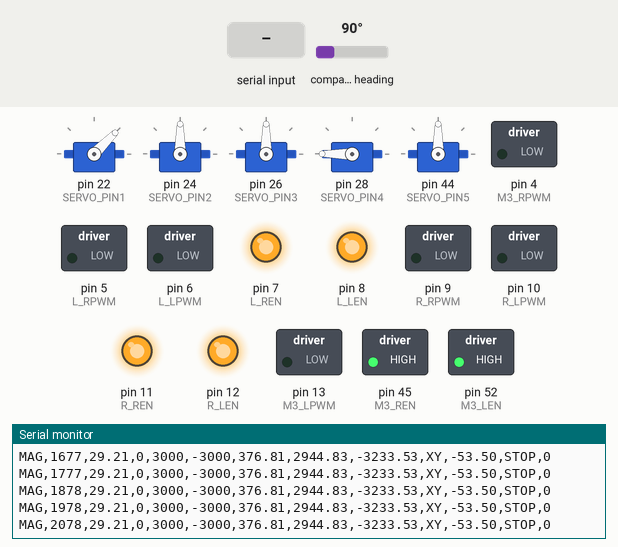
Recording of a sketch running on a simulated Arduino Mega 2560, built with avr-gcc and run on an emulated ATmega2560. Shown: 5 × servo, switched loads named in the sketch (green lamp = pin HIGH), output pins drawn as LEDs (lit = HIGH), the last lines printed to the serial monitor. Wiring (inferred from the names in the program): QMC5883L compass at I2C address 0x0D. The inputs (shaded band) are chosen by the test bench; at power-on: compass heading 90°.

Above: at 2.2 s.
2.3 s: "STOP\n" received over Serial
At 2.31 s:
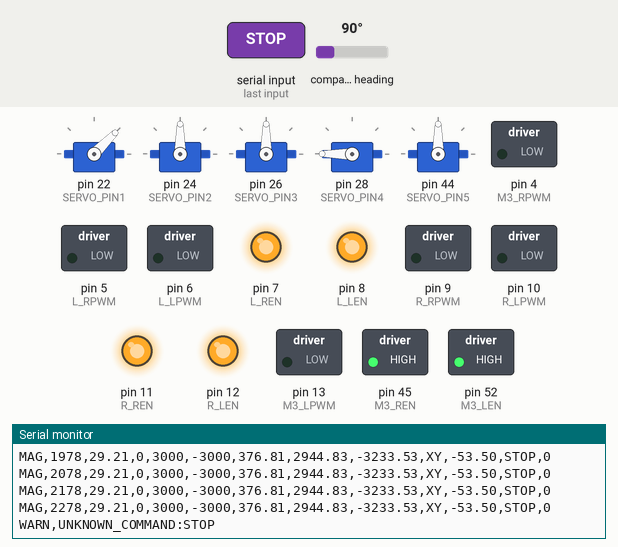
3.8 s: "MOTOR:STOP\n" received over Serial
At 3.81 s:
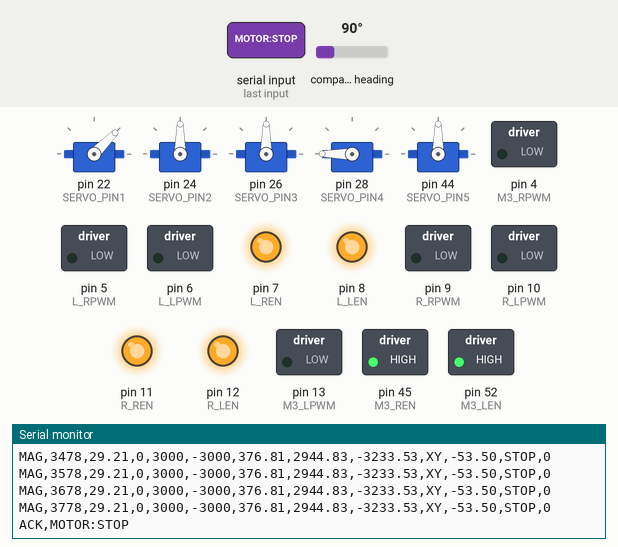
5.3 s: "MOTOR:FWD:\n" received over Serial
At 5.51 s:
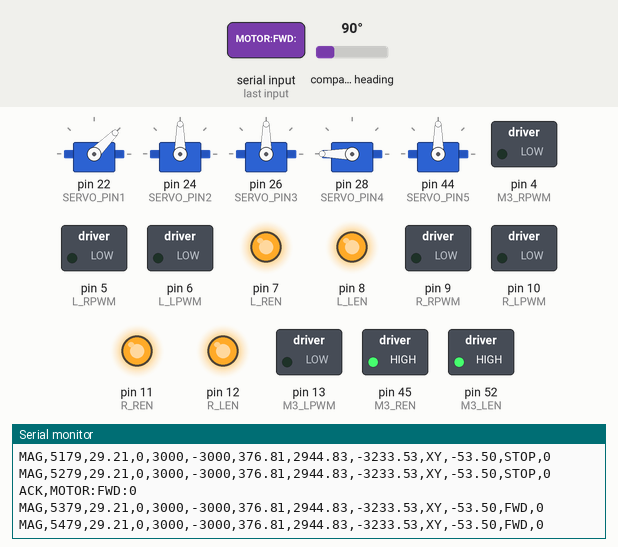

Measured:
- after the input at 2.3 s, the serial monitor: prints a new line at once (image 1)
- after the input at 3.8 s, the serial monitor: prints a new line at once (image 2)

The sketch:

mega.ino
```cpp
#include <Wire.h>
#include <Servo.h>
#include <math.h>

// =======================================================
// ARC'26 Rover Arduino Mega ROS2 Bridge Firmware
// =======================================================
// Raspberry Pi ROS2 tarafı bu formatı bekler:
//
// Telemetry:
// MAG,time_ms,heading,rawX,rawY,rawZ,calX,calY,calZ,plane,offset,motor_mode,pwm
//
// Motor commands:
// MOTOR:STOP
// MOTOR:FWD:<pwm>
// MOTOR:BACK:<pwm>
// MOTOR:LEFT:<pwm>
// MOTOR:RIGHT:<pwm>
//
// Config commands:
// TELEM:ON
// TELEM:OFF
// PLANE:XY
// PLANE:XZ
// PLANE:YZ
// OFFSET:<deg>
// HEADING
// STATUS
// PING
// =======================================================


// =======================================================
// GY-271 ADRESLERİ
// =======================================================
#define QMC5883_ADDR 0x0D
#define HMC5883_ADDR 0x1E

#define SERIAL_BAUD 115200

// Telemetry frekansı
// 100 ms -> yaklaşık 10 Hz
#define TELEMETRY_INTERVAL_MS 100

// Magnetometer ortalama sayısı
// Çok yüksek yaparsan telemetry yavaşlar.
#define SAMPLE_COUNT 8
#define SAMPLE_DELAY_MS 2

// Motor watchdog
// Raspberry'den komut kesilirse motor durur.
#define MOTOR_WATCHDOG_MS 700


// =======================================================
// GY-271 KALİBRASYON DEĞERLERİ
// Senin son kullandığın değerler.
// =======================================================
#define MAG_X_OFFSET -356.50
#define MAG_Y_OFFSET -134.00
#define MAG_Z_OFFSET 55.00

#define MAG_X_SCALE 1.05697
#define MAG_Y_SCALE 0.93964
#define MAG_Z_SCALE 1.05844


// =======================================================
// HEADING AYARLARI
// =======================================================
// 0 = XY, 1 = XZ, 2 = YZ
#define HEADING_PLANE_DEFAULT 0

// Son pratik offset.
// Raspberry arduino_bridge_node zaten OFFSET:-53.5 gönderebilir.
// Burada default da -53.5 yapıldı.
#define HEADING_OFFSET_DEFAULT -53.5


// =======================================================
// MOTOR SÜRÜCÜ PİNLERİ
// =======================================================
const int L_RPWM = 5;
const int L_LPWM = 6;
const int L_REN  = 7;
const int L_LEN  = 8;

const int R_RPWM = 9;
const int R_LPWM = 10;
const int R_REN  = 11;
const int R_LEN  = 12;

// Sondaj / 3. motor
const int M3_RPWM = 4;
const int M3_LPWM = 13;
const int M3_REN  = 45;
const int M3_LEN  = 52;

// Eğer sende sondaj LEN pini 46 ise üstteki 52'yi 46 yap.


// =======================================================
// PWM AYARLARI
// =======================================================
#define PWM_YAVAS 80
#define PWM_HIZLI 200
const int DRILL_PWM = 200;


// =======================================================
// SERVO NESNELERİ
// Eski sistemdeki servo yapısı korunuyor.
// =======================================================
Servo servo1;
Servo servo2;
Servo servo3;
Servo servo4;
Servo servo5;

const int SERVO_PIN1 = 22;
const int SERVO_PIN2 = 24;
const int SERVO_PIN3 = 26;
const int SERVO_PIN4 = 28;
const int SERVO_PIN5 = 44;

int pwm1 = 45;
int pwm2 = 90;
int pwm3 = 90;
int pwm4 = 180;
int pwm5 = 90;

const int JOY_CENTER = 2048;
const int DEADZONE   = 400;
const int STEP       = 2;


// =======================================================
// MAGNETOMETER STATE
// =======================================================
enum MagType {
  MAG_NONE,
  MAG_QMC5883L,
  MAG_HMC5883L
};

MagType magType = MAG_NONE;


// =======================================================
// SYSTEM STATE
// =======================================================
uint8_t activeHeadingPlane = HEADING_PLANE_DEFAULT;
float headingOffsetDeg = HEADING_OFFSET_DEFAULT;

bool telemetryEnabled = true;

unsigned long lastTelemetryMs = 0;
unsigned long lastMotorCommandMs = 0;

String motorMode = "STOP";
int currentMotorPwm = 0;


// =======================================================
// GENEL YARDIMCI FONKSİYONLAR
// =======================================================
float normalizeHeading(float h) {
  while (h >= 360.0) h -= 360.0;
  while (h < 0.0) h += 360.0;
  return h;
}

float angleErrorDeg(float target, float current) {
  float e = target - current;

  while (e > 180.0) e -= 360.0;
  while (e < -180.0) e += 360.0;

  return e;
}

String planeName(uint8_t p) {
  if (p == 0) return "XY";
  if (p == 1) return "XZ";
  return "YZ";
}

String magName() {
  if (magType == MAG_QMC5883L) return "QMC5883L";
  if (magType == MAG_HMC5883L) return "HMC5883L";
  return "NONE";
}

int parsePwmValue(String s) {
  s.trim();
  int pwm = s.toInt();
  pwm = constrain(pwm, 0, 255);
  return pwm;
}


// =======================================================
// I2C / GY-271 FONKSİYONLARI
// =======================================================
bool i2cExists(uint8_t addr) {
  Wire.beginTransmission(addr);
  return Wire.endTransmission() == 0;
}

void write8(uint8_t addr, uint8_t reg, uint8_t val) {
  Wire.beginTransmission(addr);
  Wire.write(reg);
  Wire.write(val);
  Wire.endTransmission();
}

uint8_t readBytes(uint8_t addr, uint8_t reg, uint8_t count, uint8_t *dest) {
  Wire.beginTransmission(addr);
  Wire.write(reg);

  if (Wire.endTransmission(false) != 0) {
    return 0;
  }

  Wire.requestFrom(addr, count);

  uint8_t i = 0;
  while (Wire.available() && i < count) {
    dest[i++] = Wire.read();
  }

  return i;
}

bool initMagnetometer() {
  if (i2cExists(QMC5883_ADDR)) {
    magType = MAG_QMC5883L;

    Serial.println("GY-271 bulundu: QMC5883L, adres 0x0D");

    // QMC5883L:
    // 0x0B: Set/Reset period
    // 0x09: OSR=512, RNG=8G, ODR=200Hz, continuous
    write8(QMC5883_ADDR, 0x0B, 0x01);
    write8(QMC5883_ADDR, 0x09, 0x1D);

    return true;
  }

  if (i2cExists(HMC5883_ADDR)) {
    magType = MAG_HMC5883L;

    Serial.println("GY-271 bulundu: HMC5883L, adres 0x1E");

    write8(HMC5883_ADDR, 0x00, 0x70);
    write8(HMC5883_ADDR, 0x01, 0x20);
    write8(HMC5883_ADDR, 0x02, 0x00);

    return true;
  }

  Serial.println("GY-271 bulunamadi.");
  magType = MAG_NONE;
  return false;
}

bool readRawMagnetometer(int16_t &rawX, int16_t &rawY, int16_t &rawZ) {
  if (magType == MAG_NONE) return false;

  if (magType == MAG_QMC5883L) {
    uint8_t b[6] = {0};

    if (readBytes(QMC5883_ADDR, 0x00, 6, b) < 6) {
      return false;
    }

    rawX = ((int16_t)b[1] << 8) | b[0];
    rawY = ((int16_t)b[3] << 8) | b[2];
    rawZ = ((int16_t)b[5] << 8) | b[4];

    return true;
  }

  if (magType == MAG_HMC5883L) {
    uint8_t b[6] = {0};

    if (readBytes(HMC5883_ADDR, 0x03, 6, b) < 6) {
      return false;
    }

    rawX = ((int16_t)b[0] << 8) | b[1];
    rawZ = ((int16_t)b[2] << 8) | b[3];
    rawY = ((int16_t)b[4] << 8) | b[5];

    return true;
  }

  return false;
}

bool readCalibrated(
  float &rawXAvg,
  float &rawYAvg,
  float &rawZAvg,
  float &calX,
  float &calY,
  float &calZ
) {
  long sx = 0;
  long sy = 0;
  long sz = 0;
  int count = 0;

  for (int i = 0; i < SAMPLE_COUNT; i++) {
    int16_t x, y, z;

    if (readRawMagnetometer(x, y, z)) {
      sx += x;
      sy += y;
      sz += z;
      count++;
    }

    delay(SAMPLE_DELAY_MS);
  }

  if (count == 0) {
    return false;
  }

  rawXAvg = sx / (float)count;
  rawYAvg = sy / (float)count;
  rawZAvg = sz / (float)count;

  calX = (rawXAvg - MAG_X_OFFSET) * MAG_X_SCALE;
  calY = (rawYAvg - MAG_Y_OFFSET) * MAG_Y_SCALE;
  calZ = (rawZAvg - MAG_Z_OFFSET) * MAG_Z_SCALE;

  return true;
}

float calculateHeadingFromCalibrated(float calX, float calY, float calZ) {
  float heading = 0.0;

  if (activeHeadingPlane == 0) {
    heading = atan2(calY, calX) * 180.0 / PI;
  }
  else if (activeHeadingPlane == 1) {
    heading = atan2(calZ, calX) * 180.0 / PI;
  }
  else {
    heading = atan2(calZ, calY) * 180.0 / PI;
  }

  heading = normalizeHeading(heading + headingOffsetDeg);
  return heading;
}


// =======================================================
// MOTOR FONKSİYONLARI
// =======================================================
void stopDrive() {
  analogWrite(L_RPWM, 0);
  analogWrite(L_LPWM, 0);

  analogWrite(R_RPWM, 0);
  analogWrite(R_LPWM, 0);

  motorMode = "STOP";
  currentMotorPwm = 0;
}

void driveForward(int pwm) {
  pwm = constrain(pwm, 0, 255);

  analogWrite(L_RPWM, pwm);
  analogWrite(L_LPWM, 0);

  analogWrite(R_RPWM, pwm);
  analogWrite(R_LPWM, 0);

  motorMode = "FWD";
  currentMotorPwm = pwm;
}

void driveBackward(int pwm) {
  pwm = constrain(pwm, 0, 255);

  analogWrite(L_RPWM, 0);
  analogWrite(L_LPWM, pwm);

  analogWrite(R_RPWM, 0);
  analogWrite(R_LPWM, pwm);

  motorMode = "BACK";
  currentMotorPwm = pwm;
}

// Sağ tank dönüşü:
// Sol motor ileri, sağ motor geri.
void tankRight(int pwm) {
  pwm = constrain(pwm, 0, 255);

  analogWrite(L_RPWM, pwm);
  analogWrite(L_LPWM, 0);

  analogWrite(R_RPWM, 0);
  analogWrite(R_LPWM, pwm);

  motorMode = "RIGHT";
  currentMotorPwm = pwm;
}

// Sol tank dönüşü:
// Sol motor geri, sağ motor ileri.
void tankLeft(int pwm) {
  pwm = constrain(pwm, 0, 255);

  analogWrite(L_RPWM, 0);
  analogWrite(L_LPWM, pwm);

  analogWrite(R_RPWM, pwm);
  analogWrite(R_LPWM, 0);

  motorMode = "LEFT";
  currentMotorPwm = pwm;
}

void updateMotorCommandTime() {
  lastMotorCommandMs = millis();
}

void sondajYukari() {
  analogWrite(M3_RPWM, DRILL_PWM);
  analogWrite(M3_LPWM, 0);
}

void sondajAsagi() {
  analogWrite(M3_RPWM, 0);
  analogWrite(M3_LPWM, DRILL_PWM);
}

void sondajDur() {
  analogWrite(M3_RPWM, 0);
  analogWrite(M3_LPWM, 0);
}

void checkMotorWatchdog() {
  if (motorMode == "STOP") {
    return;
  }

  unsigned long now = millis();

  if (now - lastMotorCommandMs > MOTOR_WATCHDOG_MS) {
    stopDrive();
    Serial.println("WARN,MOTOR_WATCHDOG_STOP");
  }
}


// =======================================================
// TELEMETRY
// =======================================================
void publishMagTelemetry() {
  if (!telemetryEnabled) {
    return;
  }

  unsigned long now = millis();

  if (now - lastTelemetryMs < TELEMETRY_INTERVAL_MS) {
    return;
  }

  lastTelemetryMs = now;

  float rawX, rawY, rawZ;
  float calX, calY, calZ;

  if (!readCalibrated(rawX, rawY, rawZ, calX, calY, calZ)) {
    Serial.println("MAG_ERROR,GY271_READ_FAILED");
    return;
  }

  float heading = calculateHeadingFromCalibrated(calX, calY, calZ);

  Serial.print("MAG,");
  Serial.print(now);
  Serial.print(",");
  Serial.print(heading, 2);
  Serial.print(",");

  Serial.print(rawX, 0);
  Serial.print(",");
  Serial.print(rawY, 0);
  Serial.print(",");
  Serial.print(rawZ, 0);
  Serial.print(",");

  Serial.print(calX, 2);
  Serial.print(",");
  Serial.print(calY, 2);
  Serial.print(",");
  Serial.print(calZ, 2);
  Serial.print(",");

  Serial.print(planeName(activeHeadingPlane));
  Serial.print(",");
  Serial.print(headingOffsetDeg, 2);
  Serial.print(",");

  Serial.print(motorMode);
  Serial.print(",");
  Serial.print(currentMotorPwm);

  Serial.println();
}

void printHeadingDebug() {
  float rawX, rawY, rawZ;
  float calX, calY, calZ;

  if (!readCalibrated(rawX, rawY, rawZ, calX, calY, calZ)) {
    Serial.println("GY-271 okunamadi.");
    return;
  }

  float hXY = normalizeHeading(atan2(calY, calX) * 180.0 / PI + headingOffsetDeg);
  float hXZ = normalizeHeading(atan2(calZ, calX) * 180.0 / PI + headingOffsetDeg);
  float hYZ = normalizeHeading(atan2(calZ, calY) * 180.0 / PI + headingOffsetDeg);

  Serial.print("RAW X:");
  Serial.print(rawX, 0);
  Serial.print(" Y:");
  Serial.print(rawY, 0);
  Serial.print(" Z:");
  Serial.print(rawZ, 0);

  Serial.print(" || CAL X:");
  Serial.print(calX, 1);
  Serial.print(" Y:");
  Serial.print(calY, 1);
  Serial.print(" Z:");
  Serial.print(calZ, 1);

  Serial.print(" || H_XY:");
  Serial.print(hXY, 1);
  Serial.print(" H_XZ:");
  Serial.print(hXZ, 1);
  Serial.print(" H_YZ:");
  Serial.print(hYZ, 1);

  Serial.print(" || ACTIVE:");
  Serial.print(planeName(activeHeadingPlane));
  Serial.print(" OFFSET:");
  Serial.print(headingOffsetDeg, 1);

  Serial.println();
}

void printStatus() {
  Serial.print("STATUS,");
  Serial.print("mag=");
  Serial.print(magName());

  Serial.print(",plane=");
  Serial.print(planeName(activeHeadingPlane));

  Serial.print(",offset=");
  Serial.print(headingOffsetDeg, 2);

  Serial.print(",telemetry=");
  Serial.print(telemetryEnabled ? "ON" : "OFF");

  Serial.print(",motor=");
  Serial.print(motorMode);

  Serial.print(",pwm=");
  Serial.print(currentMotorPwm);

  Serial.println();
}

void printHelp() {
  Serial.println();
  Serial.println("===== ROS2 UYUMLU KOMUTLAR =====");
  Serial.println("TELEM:ON              -> MAG telemetry ac");
  Serial.println("TELEM:OFF             -> MAG telemetry kapat");
  Serial.println("MOTOR:STOP            -> Motorlari durdur");
  Serial.println("MOTOR:FWD:<pwm>       -> Ileri");
  Serial.println("MOTOR:BACK:<pwm>      -> Geri");
  Serial.println("MOTOR:LEFT:<pwm>      -> Sola tank donus");
  Serial.println("MOTOR:RIGHT:<pwm>     -> Saga tank donus");
  Serial.println("PLANE:XY              -> Heading duzlemi XY");
  Serial.println("PLANE:XZ              -> Heading duzlemi XZ");
  Serial.println("PLANE:YZ              -> Heading duzlemi YZ");
  Serial.println("OFFSET:<deg>          -> Heading offset gir");
  Serial.println("HEADING               -> Debug heading yazdir");
  Serial.println("STATUS                -> Sistem durumunu yazdir");
  Serial.println("PING                  -> PONG");
  Serial.println();
  Serial.println("Eski manuel komutlar da desteklenir:");
  Serial.println("ileri_hizli, ileri_yavas, geri_hizli, geri_yavas");
  Serial.println("sag_hizli, sag_yavas, sol_hizli, sol_yavas, dur");
  Serial.println("sondaj:yukari, sondaj:asagi, sondaj:dur");
  Serial.println("===============================");
  Serial.println();
}


// =======================================================
// SERIAL KOMUT PARSE
// =======================================================
bool handleMotorCommand(String veri) {
  if (veri == "MOTOR:STOP") {
    stopDrive();
    updateMotorCommandTime();
    Serial.println("ACK,MOTOR:STOP");
    return true;
  }

  if (veri.startsWith("MOTOR:FWD:")) {
    int pwm = parsePwmValue(veri.substring(10));
    driveForward(pwm);
    updateMotorCommandTime();
    Serial.print("ACK,MOTOR:FWD:");
    Serial.println(pwm);
    return true;
  }

  if (veri.startsWith("MOTOR:BACK:")) {
    int pwm = parsePwmValue(veri.substring(11));
    driveBackward(pwm);
    updateMotorCommandTime();
    Serial.print("ACK,MOTOR:BACK:");
    Serial.println(pwm);
    return true;
  }

  if (veri.startsWith("MOTOR:LEFT:")) {
    int pwm = parsePwmValue(veri.substring(11));
    tankLeft(pwm);
    updateMotorCommandTime();
    Serial.print("ACK,MOTOR:LEFT:");
    Serial.println(pwm);
    return true;
  }

  if (veri.startsWith("MOTOR:RIGHT:")) {
    int pwm = parsePwmValue(veri.substring(12));
    tankRight(pwm);
    updateMotorCommandTime();
    Serial.print("ACK,MOTOR:RIGHT:");
    Serial.println(pwm);
    return true;
  }

  return false;
}

bool handleConfigCommand(String veri) {
  if (veri == "PING") {
    Serial.println("PONG");
    return true;
  }

  if (veri == "HELP" || veri == "help") {
    printHelp();
    return true;
  }

  if (veri == "STATUS") {
    printStatus();
    return true;
  }

  if (veri == "HEADING") {
    printHeadingDebug();
    return true;
  }

  if (veri == "TELEM:ON") {
    telemetryEnabled = true;
    Serial.println("ACK,TELEM:ON");
    return true;
  }

  if (veri == "TELEM:OFF") {
    telemetryEnabled = false;
    Serial.println("ACK,TELEM:OFF");
    return true;
  }

  if (veri == "PLANE:XY") {
    activeHeadingPlane = 0;
    Serial.println("ACK,PLANE:XY");
    return true;
  }

  if (veri == "PLANE:XZ") {
    activeHeadingPlane = 1;
    Serial.println("ACK,PLANE:XZ");
    return true;
  }

  if (veri == "PLANE:YZ") {
    activeHeadingPlane = 2;
    Serial.println("ACK,PLANE:YZ");
    return true;
  }

  if (veri.startsWith("OFFSET:")) {
    headingOffsetDeg = veri.substring(7).toFloat();

    Serial.print("ACK,OFFSET:");
    Serial.println(headingOffsetDeg, 2);

    return true;
  }

  return false;
}

bool handleLegacyManualCommand(String veri) {
  if (veri == "ileri_hizli") {
    driveForward(PWM_HIZLI);
    updateMotorCommandTime();
    return true;
  }
  else if (veri == "ileri_yavas") {
    driveForward(PWM_YAVAS);
    updateMotorCommandTime();
    return true;
  }
  else if (veri == "geri_hizli") {
    driveBackward(PWM_HIZLI);
    updateMotorCommandTime();
    return true;
  }
  else if (veri == "geri_yavas") {
    driveBackward(PWM_YAVAS);
    updateMotorCommandTime();
    return true;
  }
  else if (veri == "sag_hizli") {
    tankRight(PWM_HIZLI);
    updateMotorCommandTime();
    return true;
  }
  else if (veri == "sag_yavas") {
    tankRight(PWM_YAVAS);
    updateMotorCommandTime();
    return true;
  }
  else if (veri == "sol_hizli") {
    tankLeft(PWM_HIZLI);
    updateMotorCommandTime();
    return true;
  }
  else if (veri == "sol_yavas") {
    tankLeft(PWM_YAVAS);
    updateMotorCommandTime();
    return true;
  }
  else if (veri == "dur") {
    stopDrive();
    updateMotorCommandTime();
    return true;
  }

  else if (veri == "sondaj:yukari") {
    sondajYukari();
    return true;
  }
  else if (veri == "sondaj:asagi") {
    sondajAsagi();
    return true;
  }
  else if (veri == "sondaj:dur") {
    sondajDur();
    return true;
  }

  else if (veri == "servo5:yukari") {
    pwm5 += STEP;
    pwm5 = constrain(pwm5, 0, 180);
    servo5.write(pwm5);
    return true;
  }
  else if (veri == "servo5:asagi") {
    pwm5 -= STEP;
    pwm5 = constrain(pwm5, 0, 180);
    servo5.write(pwm5);
    return true;
  }

  return false;
}

void processSerialLine(String veri) {
  veri.trim();

  if (veri.length() == 0) {
    return;
  }

  if (handleMotorCommand(veri)) {
    return;
  }

  if (handleConfigCommand(veri)) {
    return;
  }

  if (handleLegacyManualCommand(veri)) {
    return;
  }

  Serial.print("WARN,UNKNOWN_COMMAND:");
  Serial.println(veri);
}

// Serial'i bloklamadan okuyoruz.
void handleSerialInput() {
  static String line = "";

  while (Serial.available()) {
    char c = Serial.read();

    if (c == '\n' || c == '\r') {
      if (line.length() > 0) {
        processSerialLine(line);
        line = "";
      }
    }
    else {
      line += c;

      if (line.length() > 120) {
        line = "";
        Serial.println("WARN,SERIAL_LINE_TOO_LONG");
      }
    }
  }
}


// =======================================================
// SETUP
// =======================================================
void setup() {
  Serial.begin(SERIAL_BAUD);
  delay(1000);

  Wire.begin();          // Arduino Mega: SDA=20, SCL=21
  Wire.setClock(100000);

  pinMode(L_RPWM, OUTPUT);
  pinMode(L_LPWM, OUTPUT);
  pinMode(L_REN, OUTPUT);
  pinMode(L_LEN, OUTPUT);

  pinMode(R_RPWM, OUTPUT);
  pinMode(R_LPWM, OUTPUT);
  pinMode(R_REN, OUTPUT);
  pinMode(R_LEN, OUTPUT);

  pinMode(M3_RPWM, OUTPUT);
  pinMode(M3_LPWM, OUTPUT);
  pinMode(M3_REN, OUTPUT);
  pinMode(M3_LEN, OUTPUT);

  digitalWrite(L_REN, HIGH);
  digitalWrite(L_LEN, HIGH);

  digitalWrite(R_REN, HIGH);
  digitalWrite(R_LEN, HIGH);

  digitalWrite(M3_REN, HIGH);
  digitalWrite(M3_LEN, HIGH);

  stopDrive();
  sondajDur();

  servo1.attach(SERVO_PIN1);
  servo2.attach(SERVO_PIN2);
  servo3.attach(SERVO_PIN3);
  servo4.attach(SERVO_PIN4);
  servo5.attach(SERVO_PIN5);

  servo1.write(pwm1);
  servo2.write(pwm2);
  servo3.write(pwm3);
  servo4.write(pwm4);
  servo5.write(pwm5);

  Serial.println();
  Serial.println("ARC'26 Rover ROS2 Arduino Firmware Basladi.");
  Serial.println("Arduino Mega I2C: SDA=20, SCL=21");
  Serial.println("Serial baud: 115200");

  initMagnetometer();

  printHelp();

  lastMotorCommandMs = millis();
  lastTelemetryMs = millis();
}


// =======================================================
// LOOP
// =======================================================
void loop() {
  handleSerialInput();
  checkMotorWatchdog();
  publishMagTelemetry();
}
```
